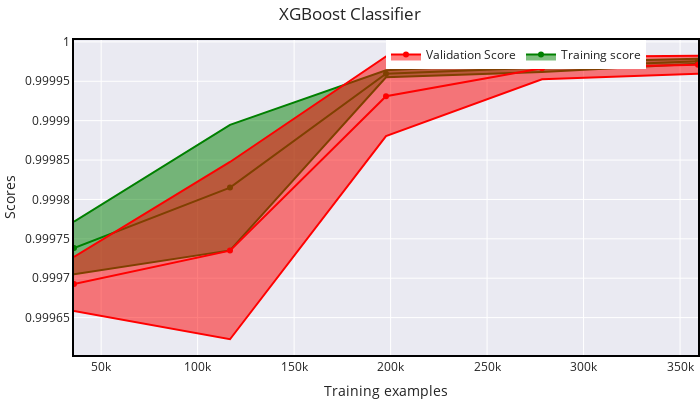

The notebook cell saved with this chart:
### Code cell
plot_learning_curve(xgb_classifer, 'XGBoost Classifier', X_test, y_test)

### Figure 1 — Plotly figure (JSON) as saved in the notebook; plotly's stock layout.template omitted (floating-point values rounded to 4 significant figures)
{"data": [{"marker": {"color": "green"}, "mode": "lines", "name": "Training score - Standard Deviation", "showlegend": false, "type": "scatter", "x": [35930, 116772, 197615, 278457, 359300], "y": [0.9998, 0.9999, 1.0, 1.0, 1.0]}, {"fill": "tonexty", "marker": {"color": "green"}, "mode": "lines+markers", "name": "Training score", "type": "scatter", "x": [35930, 116772, 197615, 278457, 359300], "y": [0.9997, 0.9998, 1.0, 1.0, 1.0]}, {"fill": "tonexty", "marker": {"color": "green"}, "mode": "lines", "name": "Training score + Standard Deviation", "showlegend": false, "type": "scatter", "x": [35930, 116772, 197615, 278457, 359300], "y": [0.9997, 0.9997, 1.0, 1.0, 1.0]}, {"marker": {"color": "red"}, "mode": "lines", "showlegend": false, "type": "scatter", "x": [35930, 116772, 197615, 278457, 359300], "y": [0.9997, 0.9998, 1.0, 1.0, 1.0]}, {"fill": "tonexty", "marker": {"color": "red"}, "mode": "lines+markers", "name": "Validation Score", "type": "scatter", "x": [35930, 116772, 197615, 278457, 359300], "y": [0.9997, 0.9997, 0.9999, 1.0, 1.0]}, {"fill": "tonexty", "marker": {"color": "red"}, "mode": "lines", "showlegend": false, "type": "scatter", "x": [35930, 116772, 197615, 278457, 359300], "y": [0.9997, 0.9996, 0.9999, 1.0, 1.0]}], "layout": {"height": 400, "legend": {"orientation": "h", "x": 0.5, "y": 1}, "margin": {"b": 0, "l": 60, "r": 0, "t": 40}, "title": {"text": "XGBoost Classifier"}, "width": 700, "xaxis": {"linecolor": "black", "linewidth": 2, "mirror": true, "title": {"text": "Training examples"}}, "yaxis": {"linecolor": "black", "linewidth": 2, "mirror": true, "title": {"text": "Scores"}}}}
